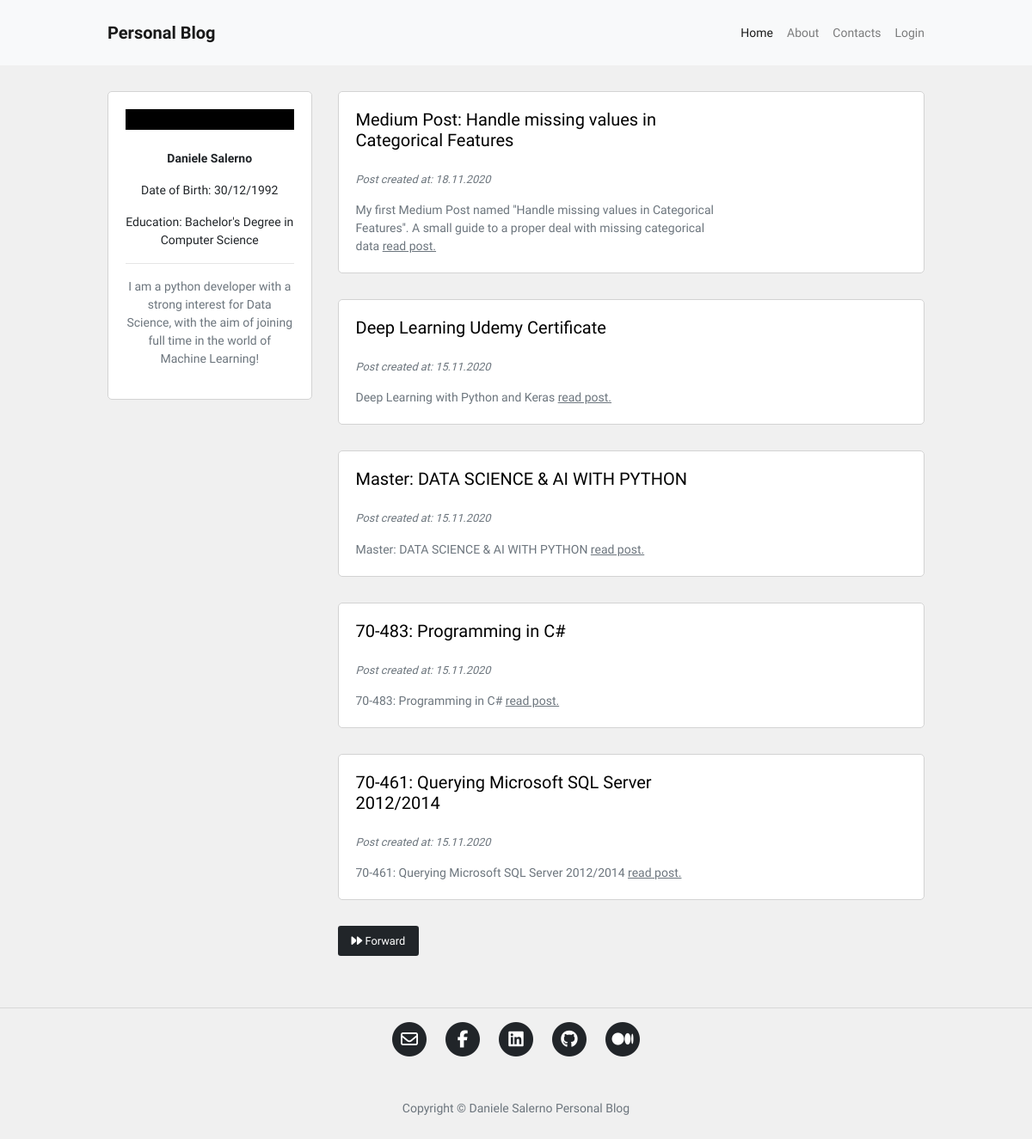
The app's page /, older data.
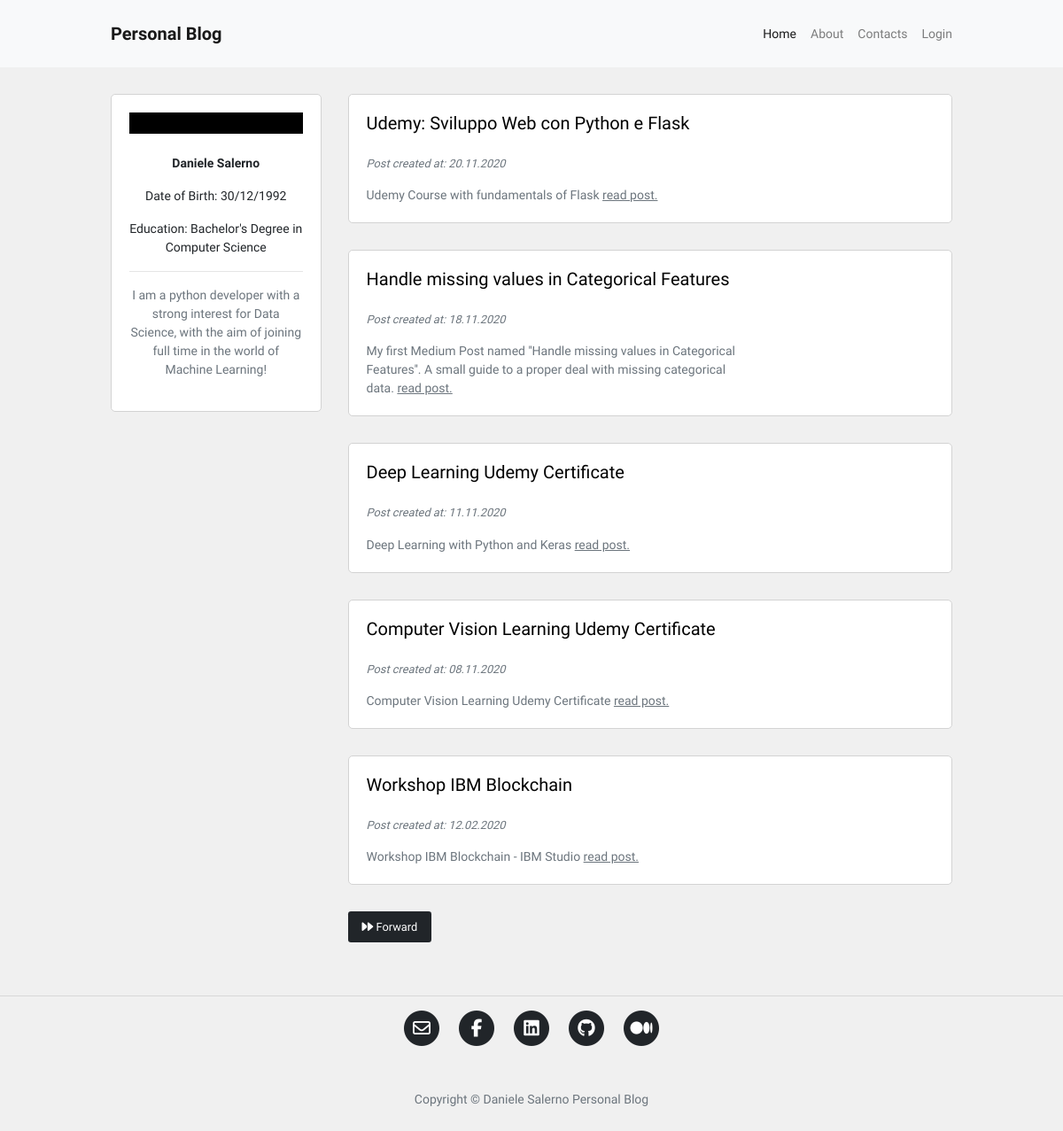
The same page, newer data.
### blog/models.py (models this page shows, shortened)
class Post(db.Model):
    id = db.Column(db.Integer, primary_key=True)
    user_id = db.Column(db.Integer, db.ForeignKey('user.id'), nullable=False)
    insert_time = db.Column(db.DateTime, default=datetime.now)
    title = db.Column(db.String(120), nullable=False)
    description = db.Column(db.String(240))
    body = db.Column(db.Text(), nullable=False)
    slug = db.Column(db.String(250))
    image = db.Column(db.String(120))

### blog/routes.py (the view)
@app.route("/")
def homepage():
    page_number = request.args.get('page', 1, type=int)
    posts = Post.query.order_by(Post.insert_time.desc()).paginate(page_number, 5, True)
    if posts.has_next:
        next_page = url_for("homepage", page=posts.next_num)
    else:
        next_page = None
    if posts.has_prev:
        previous_page = url_for("homepage", page=posts.prev_num)
    else:
        previous_page = None
    return render_template("homepage.html", posts=posts, current_page=page_number,
                            next_page=next_page, previous_page=previous_page)

### blog/templates/homepage.html (shortened to what this page needs)
{% extends 'base.html' %}
{% block content %}
<div class="container content-container">
    <div class="row no-gutters">
        <div class="col-md-9 order-md-2">
            {% for post in posts.items %}
            <div class="single-post-home">
                <div class="container">
                    <div class="row">
                        <div class="col-sm-8 no-padding-left-right">
                            <h5>
                                <a href="{{ url_for('post_detail', post_slug=post.slug) }}">
                                    <p class="hover-underline-animation">{{ post.title }}</p>
                                </a>
                            </h5>
                            <p class="p-small-two text-muted">
                                Post created at: {{ post.insert_time.strftime('%d.%m.%Y') }}
                            </p>
                            {% if post.description %}
                            <p class="p-small-one text-muted mb-0">
                                {{ post.description }}
                                <a class="read-more" href="{{ url_for('post_detail', post_slug=post.slug) }}">read post.</a>
                            </p>
                            {% endif %}
                        </div>
                        <div class="col-sm-4 no-padding-left-right auto-margin">
                            <div class="post-image-block">
                            </div>
                        </div>
                    </div>
                </div>
            </div>
            {% endfor %}
            <div class="pagination-block">
                {% if next_page %}
                <a id="btn_forward" class="btn btn-sm btn-outline-secondary mouse-cursor-gradient-tracking" href="{{ next_page }}"><i class="fas fa-forward"></i> Forward</a>
                {% endif %}
            </div>
        </div>
        <div class="col-md-3 order-md-1">
            {% include 'about_me_snippet.html' %}
        </div>
    </div>
</div>
{% endblock %}

Row changes from the older to the newer data that the page shows:
no longer on this page (row edited): Post: title "Master: DATA SCIENCE & AI WITH PYTHON", insert_time "15.11.2020", description "Master: DATA SCIENCE & AI WITH PYTHON"
no longer on this page (row edited): Post: title "70-483: Programming in C#", insert_time "15.11.2020", description "70-483: Programming in C#"
no longer on this page (row edited): Post: title "70-461: Querying Microsoft SQL Server 2012/2014", insert_time "15.11.2020", description "70-461: Querying Microsoft SQL Server 2012/2014"
added Post: title "Udemy: Sviluppo Web con Python e Flask", insert_time "20.11.2020", description "Udemy Course with fundamentals of Flask"
changed Post: title "Medium Post: Handle missing values in Categorical Features" → "Handle missing values in Categorical Features"; description "My first Medium Post named ''Handle missing values in Categorical Features''. A small guide to a proper deal with missing categorical data" → "My first Medium Post named ''Handle missing values in Categorical Features''. A small guide to a proper deal with missing categorical data."
changed Post "Deep Learning Udemy Certificate": insert_time "15.11.2020" → "11.11.2020"
added Post: title "Computer Vision Learning Udemy Certificate", insert_time "08.11.2020", description "Computer Vision Learning Udemy Certificate"
added Post: title "Workshop IBM Blockchain", insert_time "12.02.2020", description "Workshop IBM Blockchain - IBM Studio"
